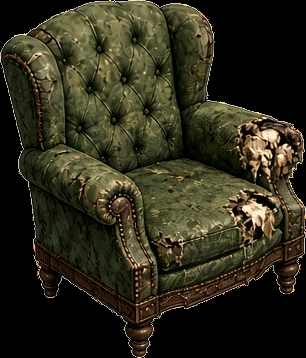
#> input picture assets/art/armchair.png, 306 x 358 px
$ python -i iso_audit.py   (imports and definitions only)
#> lines starting #> are read from the running program, lines starting #| are printed output that depends on the picture
### objects.py
"""Object and sprite types for Haunted Mansion (working title).

One table drives the game logic (size, solid, pushable, searchable) and the
art manifest (tools/write_manifest.py turns it into assets/ART_MANIFEST.*).

Geometry (native 1280x800, no scaling):
  TILE_W x TILE_H = 112 x 56 px (2:1 isometric diamond), WALL_H = 230 px.
  Archie and Holly are 160 px tall (168 px canvas).

Footprints are (width, depth) in tiles. "width" runs along the object's front
face, "depth" is front-to-back. Art is drawn FACING EAST: the front of the
object is the lower-RIGHT face on screen, its back against the upper-left
(west) wall. The game mirrors the image for objects facing south (against
the upper-right wall). A footprint (width, depth) facing east covers
(x: depth, y: width) tiles; facing south it covers (x: width, y: depth).

Canvas for a footprint covering (gx, gy) tiles and height h px:
  width  = (gx + gy) * TILE_W / 2
  height = (gx + gy) * TILE_H / 2 + h
with the footprint diamond touching the bottom edge, its lowest vertex
gx * TILE_W / 2 px from the left.
"""

TILE_W = 112
TILE_H = 56
WALL_H = 230
DOOR_H = 185
CHAR_H = 160
WALL_ART_W = 62   # flat width of one tile of wall (the true iso edge length)
WALL_MOUNT = {"front_door": 0, "door_frame": 0, "window": 50, "cobweb": WALL_H - 62, "mirror": 85}
WALL_MOUNT_DEFAULT = 100

# kind: "furniture" (stands on a footprint), "flat" (on the floor, walk over),
# "wall" (hangs on a back wall, 1 tile wide unless "span"), "link" (stairs,
# ladders, trapdoors), "enemy", "item", "fx".
# Flags: solid, push (can be shoved one tile), lift (rug: lift to look under),
# search (interact to look inside/behind), glow (casts light).
T = {}


def _t(name, kind, size=(1, 1), h=0, desc="", **flags):
    T[name] = dict(name=name, kind=kind, size=size, h=h, desc=desc, **flags)


# ---- furniture: hiding places (search) ----
_t("grandfather_clock", "furniture", (1, 1), 215, "Tall Victorian longcase clock, dark mahogany, pale moon-faced dial, brass pendulum behind a glass door.", solid=True, search="behind")
_t("wardrobe", "furniture", (2, 1), 225, "Heavy double wardrobe, dark oak, carved cornice, two doors with brass handles, one door slightly ajar.", solid=True, search="in")
_t("bookcase", "furniture", (2, 1), 215, "Floor-to-ceiling bookcase crammed with leather-bound books, a skull and a candle on one shelf, cobwebs in a corner.", solid=True, search="behind")
_t("chest_of_drawers", "furniture", (2, 1), 100, "Bedroom chest of drawers, walnut, four drawers with brass knobs, a candle and a hand mirror on top.", solid=True, search="in")
_t("kitchen_island", "furniture", (3, 3), 90, "Large square Victorian kitchen island: panelled cupboard base painted deep green, brass handles, on a plinth, under a scrubbed butcher-block top with a loaf, a mixing bowl and a copper pan.", solid=True, search="in")
_t("kitchen_dresser", "furniture", (2, 1), 205, "Welsh kitchen dresser, painted pale green and peeling, plates on the rack, cupboards below.", solid=True, search="in")
_t("fireplace", "furniture", (2, 1), 165, "Marble fireplace with a black iron grate, faint green ghostly flames, candlesticks on the mantelpiece.", solid=True, search="in", glow=(120, 255, 160))
_t("piano", "furniture", (2, 1), 125, "Upright piano, black lacquer, yellowed keys, sheet music and a candelabra on top.", solid=True, search="in")
_t("desk", "furniture", (2, 1), 80, "Writing desk with green leather top, ink pot, quill and scattered letters, drawers below.", solid=True, search="in")
_t("wine_rack", "furniture", (2, 1), 195, "Wooden wine rack full of dusty bottles, cobwebs between the necks.", solid=True, search="behind")
_t("barrel", "furniture", (1, 1), 90, "Oak wine barrel on its side on a cradle, iron hoops, a dripping tap.", solid=True, search="in")
_t("coffin", "furniture", (1, 2), 60, "Old wooden coffin with a slightly open lid, brass handles, cobwebs.", solid=True, search="in")
_t("toy_box", "furniture", (1, 1), 60, "Painted wooden toy box, lid ajar, a teddy's arm poking out.", solid=True, search="in")
_t("trunk", "furniture", (1, 1), 65, "Battered travel trunk with leather straps and faded shipping labels.", solid=True, search="in")
_t("suit_of_armour", "furniture", (1, 1), 200, "Suit of armour on a plinth holding a halberd, visor down, a hint of red glow inside.", solid=True, search="in")
_t("linen_press", "furniture", (2, 1), 210, "Tall linen press, painted cream, folded sheets visible through a cracked glass door.", solid=True, search="in")
_t("bed", "furniture", (2, 3), 155, "Four-poster bed with tattered dark-red curtains, rumpled sheets, pillows at the head (head end against the wall).", solid=True, search="under")
_t("coal_heap", "furniture", (2, 2), 55, "Heap of coal against the wall with a shovel stuck in it.", solid=True, search="in")
_t("cauldron", "furniture", (1, 1), 75, "Black iron cauldron with green bubbling brew and a wooden ladle.", solid=True, search="in", glow=(120, 255, 120))

# ---- furniture: pushable (the key can be hidden underneath) ----
_t("chair", "furniture", (1, 1), 100, "Dining chair, high carved back, faded velvet seat.", solid=True, push=True)
_t("armchair", "furniture", (1, 1), 95, "Wingback armchair, worn green velvet, stuffing poking out of one arm.", solid=True, push=True)
_t("chest", "furniture", (1, 1), 60, "Small iron-bound wooden chest on the floor (heavy, but can be pushed).", solid=True, push=True)
_t("crate", "furniture", (1, 1), 75, "Wooden packing crate stencilled FRAGILE, nails sticking out.", solid=True, push=True)
_t("rocking_horse", "furniture", (1, 1), 95, "Dappled rocking horse with a missing eye and a tatty mane.", solid=True, push=True)

# ---- furniture: solid scenery ----
_t("dining_table", "furniture", (3, 2), 70, "Long dining table, white tablecloth with stains, candelabra, a rotting feast.", solid=True)
_t("round_table", "furniture", (1, 1), 70, "Small round side table with a lace cloth and a crystal ball.", solid=True)
_t("side_table", "furniture", (1, 1), 70, "Small round side table with a lace cloth (the crystal-ball table without its ball).", solid=True)
_t("kitchen_table", "furniture", (2, 2), 70, "Scrubbed pine kitchen table, a cleaver, a pumpkin being carved.", solid=True)
_t("sofa", "furniture", (2, 1), 80, "Chesterfield sofa, cracked oxblood leather, a moth-eaten cushion.", solid=True)
_t("billiard_table", "furniture", (3, 2), 70, "Billiard table, green baize, balls mid-game, cues against it.", solid=True)
_t("range_cooker", "furniture", (2, 1), 100, "Black cast-iron kitchen range with ovens and a kettle on the hob.", solid=True)
_t("sink", "furniture", (1, 1), 85, "Butler's sink on brick legs, a dripping brass tap.", solid=True)
_t("boiler", "furniture", (2, 2), 210, "Huge riveted iron boiler with pipes, gauges and a glowing furnace door.", solid=True, glow=(255, 140, 60))
_t("water_tank", "furniture", (2, 2), 165, "Galvanised loft water tank, rusty, a ladder up its side.", solid=True)
_t("tomb", "furniture", (1, 2), 80, "Stone sarcophagus with a carved knight lying on the lid.", solid=True)
_t("mangle", "furniture", (1, 1), 105, "Cast-iron laundry mangle with wooden rollers and a big wheel.", solid=True)
_t("washtub", "furniture", (1, 1), 60, "Zinc wash tub with a washboard and grey water.", solid=True)
_t("bath", "furniture", (2, 1), 70, "Roll-top bath on claw feet, green slime in the bottom.", solid=True)
_t("washstand", "furniture", (1, 1), 90, "Marble-topped washstand with a jug and bowl.", solid=True)
_t("cot", "furniture", (1, 2), 140, "Victorian baby cot with white painted bars and a mobile of bats.", solid=True)
_t("potted_palm", "furniture", (1, 1), 135, "Dead palm in a brass pot, brown drooping fronds.", solid=True)
_t("statue", "furniture", (1, 1), 175, "Marble statue of a weeping angel on a plinth, covered in ivy.", solid=True)
_t("candelabra", "furniture", (1, 1), 140, "Tall iron floor candelabra with five dripping lit candles.", solid=True, glow=(255, 190, 90))
_t("pumpkin", "furniture", (1, 1), 50, "Carved jack-o'-lantern, grinning face lit from inside.", solid=True, glow=(255, 150, 40))
_t("dummy", "furniture", (1, 1), 150, "Dressmaker's dummy on a stand, half-finished black gown, pins in it.", solid=True)
_t("harp", "furniture", (1, 1), 165, "Gilded concert harp with several broken strings.", solid=True)
_t("sewing_machine", "furniture", (1, 1), 85, "Treadle sewing machine on an iron stand.", solid=True)

# ---- flat floor objects ----
_t("rug", "flat", (2, 2), 6, "Persian rug, faded red and gold, frayed tassels (lies flat; the player can lift a corner).", lift=True)
_t("rug_lifted", "flat", (2, 2), 22, "The same rug with one corner rolled back.")

# ---- wall hangings (drawn flat-on; the game shears them onto the wall) ----
# Flat art is WALL_ART_W px per tile of span wide and h px tall; on screen it
# is squeezed to TILE_W / 2 px per tile and sheared along the wall.
# `mount` = px from the floor to the bottom of the hanging.
_t("painting", "wall", (1, 1), 84, "Gilt-framed oil portrait of a stern Victorian gentleman whose eyes follow you. Flat front view, portrait 3:4.", search="behind")
_t("painting_lady", "wall", (1, 1), 84, "Gilt-framed portrait of a pale lady in a black mourning dress. Flat front view, portrait 3:4.", search="behind")
_t("painting_landscape", "wall", (2, 1), 70, "Wide gilt-framed painting of this mansion on a hill at night under a full moon. Flat front view, landscape 2:1.", search="behind")
_t("mirror", "wall", (1, 1), 90, "Tarnished oval mirror in a black frame, a faint ghostly face in the glass. Flat front view.")
_t("window", "wall", (1, 1), 140, "Tall arched leaded window, moonlight and bare branches outside, torn curtain. Flat front view.")
_t("cobweb", "wall", (1, 1), 62, "Big corner cobweb with a small spider. Flat front view, transparent background.")
_t("front_door", "wall", (2, 1), 185, "Grand double front door, studded oak, iron hinges, big keyhole, fanlight above. Flat front view.")
_t("door_frame", "wall", (2, 1), 185, "Interior doorway frame: painted wooden architrave round a dark opening. Flat front view, centre transparent.")

# ---- links between floors ----
_t("stairs_up", "link", (2, 2), 230, "Wooden staircase rising towards the back wall, carved banister (bump into it to go up).", solid=True)
_t("stairs_down", "link", (2, 2), 6, "Opening in the floor with stone steps going down into darkness, low railing (walk onto it to go down).")
_t("ladder_up", "link", (1, 1), 230, "Wooden ladder against the wall up to a square loft hatch in the ceiling (bump into it to climb).", solid=True)
_t("trapdoor", "link", (1, 1), 6, "Open wooden trapdoor in the floor, a ladder going down into darkness (walk onto it to drop down).")

# ---- items ----
_t("key", "item", (1, 1), 50, "Large ornate iron front door key with a skull bow, faint golden glint.", glow=(255, 230, 120))

# ---- enemies (one image each, facing screen-right; mirrored for left) ----
_t("ghost", "enemy", (1, 1), 150, "Floating Victorian ghost in a tattered white sheet, hollow black eyes, wispy tail instead of feet, semi-transparent.")
_t("goblin", "enemy", (1, 1), 105, "Small green goblin with pointy ears, ragged brown tunic, toothy grin, holding a candle stub.")
_t("bat", "enemy", (1, 1), 60, "Black bat, wings spread, red eyes (flies at head height).")
_t("spider", "enemy", (1, 1), 70, "Big hairy black spider with red markings, eight legs, glinting eyes.")
_t("skeleton", "enemy", (1, 1), 198, "Rattling skeleton in a tattered top hat, bony arms reaching forward.")
_t("vampire", "enemy", (1, 1), 196, "Floating Victorian vampire, black tailcoat and waistcoat, black cape lined with red, high collar, pale face, clawed hands reaching (casts no shadow).")
_t("monster", "enemy", (1, 1), 190, "Hulking Frankenstein-style monster, green-grey skin, neck bolts, stitched face, too-small black suit.")

ENEMY_STATS = {
    # speed (tiles/s), sense (tiles), floats (through furniture), radius (tiles)
    "ghost": dict(speed=1.1, sense=5.0, floats=True, r=0.32, z=24),
    "bat": dict(speed=2.4, sense=4.0, floats=True, r=0.25, z=80),
    "goblin": dict(speed=1.7, sense=4.5, floats=False, r=0.30, z=0),
    "spider": dict(speed=2.2, sense=3.0, floats=False, r=0.30, z=0),
    "skeleton": dict(speed=1.4, sense=5.0, floats=False, r=0.30, z=0),
    "monster": dict(speed=1.0, sense=6.0, floats=False, r=0.36, z=0),
    "vampire": dict(speed=1.15, sense=5.0, floats=True, r=0.30, z=44),   # hovers, drifts, glides at you
    "mummy": dict(speed=0.95, sense=4.0, floats=False, r=0.32, z=0),     # shambles, arms out; Lumber Room only
}

# British English flavour text when a search finds nothing.
SEARCH_LINES = {
    "grandfather_clock": ["Just the tick of the pendulum.", "Nothing behind the clock but dust."],
    "wardrobe": ["Moth-eaten coats and nothing else.", "Something rustles... just a moth."],
    "bookcase": ["Dusty old books. No key here.", "A book falls open: 'Beware the cellar'."],
    "chest_of_drawers": ["Old socks and a dead spider.", "Lavender bags, long gone stale."],
    "kitchen_dresser": ["Cracked plates and a jar of pickled eyes.", "Nothing but crockery."],
    "kitchen_island": ["Wooden spoons, a rolling pin and a mousetrap (empty).", "Pudding basins and string."],
    "fireplace": ["Cold ashes. Nothing here.", "The chimney moans at you."],
    "piano": ["A wrong note plays all by itself.", "Nothing inside but felt and wire."],
    "desk": ["Unpaid bills from 1887.", "A quill, some ink, no key."],
    "wine_rack": ["Very old wine. Very empty.", "Nothing behind the bottles."],
    "barrel": ["It smells of vinegar.", "Empty, and very sticky."],
    "coffin": ["Thankfully empty.", "Just a lot of cobwebs."],
    "toy_box": ["A teddy bear stares at you.", "Broken toys, no key."],
    "trunk": ["Old letters and a top hat.", "Nothing but moth-balls."],
    "suit_of_armour": ["You lift the visor. Empty. Probably.", "Clank! Nothing inside."],
    "linen_press": ["Neatly folded sheets. Spooky.", "Nothing between the pillowcases."],
    "bed": ["Nothing under the bed. This time.", "Dust bunnies the size of cats."],
    "coal_heap": ["Lots of coal. Mucky hands.", "No key in the coal."],
    "cauldron": ["It bubbles. No key, just eyeballs.", "You'd rather not put your hand in again."],
    "painting": ["Nothing behind the painting.", "The eyes follow you. No key."],
    "painting_lady": ["Nothing behind the portrait.", "She seems to sigh. No key."],
    "painting_landscape": ["Nothing behind the picture.", "Just a damp patch on the wall."],
}

SEARCH_PHRASE = {"behind": "behind the {n}", "in": "in the {n}", "under": "under the {n}"}

NICE_NAMES = {"grandfather_clock": "grandfather clock", "chest_of_drawers": "chest of drawers",
              "kitchen_dresser": "kitchen dresser", "kitchen_island": "kitchen island", "wine_rack": "wine rack", "toy_box": "toy box",
              "suit_of_armour": "suit of armour", "linen_press": "linen press", "coal_heap": "coal heap",
              "painting_lady": "portrait", "painting_landscape": "painting", "rocking_horse": "rocking horse"}


def nice(name: str) -> str:
    return NICE_NAMES.get(name, name.replace("_", " "))


# [4 lines left out: function footprint, not called in this run]


def canvas_size(gx: int, gy: int, h: int):
    return (gx + gy) * TILE_W // 2, (gx + gy) * TILE_H // 2 + h

### tools/iso_audit.py
#!/usr/bin/env python3
"""Measure how isometric each floor-standing sprite in assets/art/ is.

    python3 tools/iso_audit.py [OUTDIR]   (default /workspace/iso_audit)

For each furniture / flat / link sprite (drawn facing E: front = lower-right
face, side = lower-left face) it estimates the angle of the receding
horizontal edges two ways:
  * silhouette: robust line fits to the bottom outline either side of the
    lowest point (the footprint V) and to the top outline (the lid / cornice);
  * Canny + probabilistic Hough on colour+alpha edges, length-weighted
    histogram of segment angles, peak for "rising to the right" (front face
    edges) and "falling to the right" (side face edges), plus the share of
    edge length that is near-horizontal (front-on tell-tale).
True 2:1 isometric is atan(0.5) = 26.57 deg. Writes audit.csv and an overlay
image per sprite (ideal footprint diamond + 26.57 deg guide lines).
"""
import csv
import math
import os
import sys

import cv2
import numpy as np

HERE = os.path.join(os.path.dirname(os.path.abspath(__file__)), "..")
sys.path.insert(0, HERE)
import objects as O  # noqa: E402

ISO = math.degrees(math.atan(0.5))
OUT = sys.argv[1] if len(sys.argv) > 1 else "/workspace/iso_audit"


# [54 lines left out: functions load, robust_angle, silhouette, not called in this run]


def hough(img):
    a = img[:, :, 3].astype(np.float32) / 255
    bgr = (img[:, :, :3].astype(np.float32) * a[:, :, None]).astype(np.uint8)
    g = cv2.cvtColor(bgr, cv2.COLOR_BGR2GRAY)
    g = cv2.GaussianBlur(g, (3, 3), 0)
    e = cv2.Canny(g, 40, 110) | cv2.Canny(img[:, :, 3], 50, 150)
    L = cv2.HoughLinesP(e, 1, np.pi / 360, 30, minLineLength=max(20, img.shape[1] // 12), maxLineGap=4)
    rise, fall, horiz, total = [], [], 0.0, 0.0
    segs = []
    if L is not None:
        for x1, y1, x2, y2 in L.reshape(-1, 4).tolist():
            dx, dy = x2 - x1, y2 - y1
            ln = math.hypot(dx, dy)
            ang = -math.degrees(math.atan2(dy, dx))
            if ang > 90:
                ang -= 180
            if ang < -90:
                ang += 180
            if abs(ang) > 60:          # verticals carry no depth information
                continue
            total += ln
            segs.append((x1, y1, x2, y2, ang))
            if abs(ang) < 6:
                horiz += ln
            elif ang > 0:
                rise.append((ang, ln))
            else:
                fall.append((-ang, ln))

    # [9 lines left out: function peak, not called in this run]

    pr, lr = peak(rise)
    pf, lf = peak(fall)
    return {"h_front": pr, "h_side": pf, "len_rise": lr, "len_fall": lf,
            "horiz_share": horiz / total if total else 0.0, "segs": segs, "edges": e}


# [16 lines left out: function overlay, not called in this run]


def fmt(v):
    return "" if v is None else f"{v:.1f}"


# [26 lines left out: function main, not called in this run]


# [2 lines not run here, left out]

>>> import cv2
>>> picture = cv2.imread('../assets/art/armchair.png', cv2.IMREAD_GRAYSCALE)
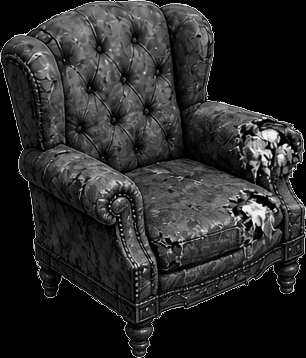
#> picture: shape (358, 306); min 0, max 253, mean 42.1
#> (the run stopped early here; a loop or call above may not have finished)

$ run again, on assets/art/armchair_sw.png
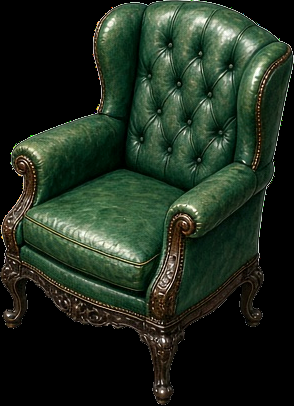
#> input picture assets/art/armchair_sw.png, 294 x 406 px
#> `picture = cv2.imread('../assets/art/armchair.png', cv2.IMREAD_GRAYSCALE)`:
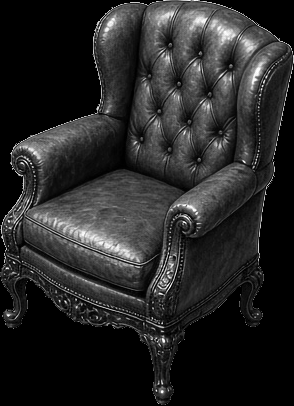
#> picture: shape (406, 294); min 0, max 255, mean 38.6

$ run again, on assets/art/barrel.png
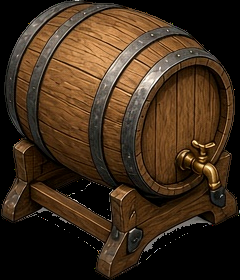
#> input picture assets/art/barrel.png, 240 x 280 px
#> `picture = cv2.imread('../assets/art/armchair.png', cv2.IMREAD_GRAYSCALE)`:
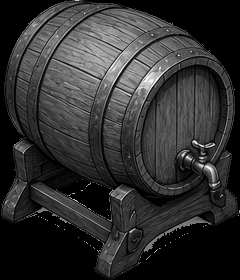
#> picture: shape (280, 240); min 0, max 255, mean 47.7

$ run again, on assets/art/bat_2.png
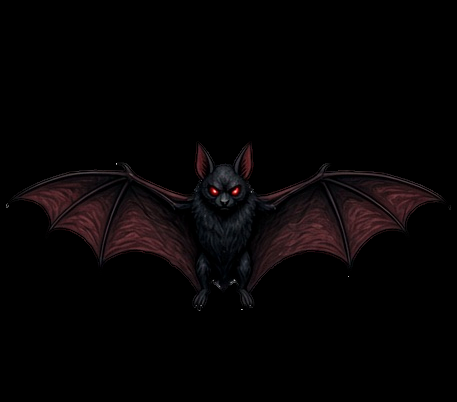
#> input picture assets/art/bat_2.png, 457 x 402 px
#> `picture = cv2.imread('../assets/art/armchair.png', cv2.IMREAD_GRAYSCALE)`:
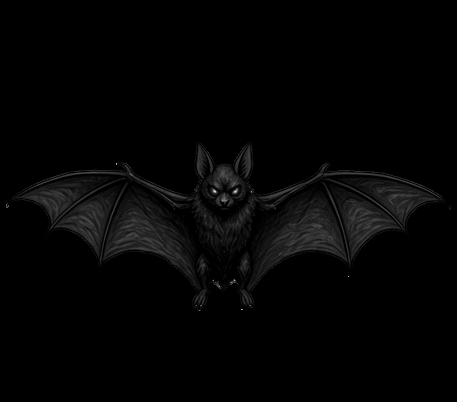
#> picture: shape (402, 457); min 0, max 223, mean 4.3
